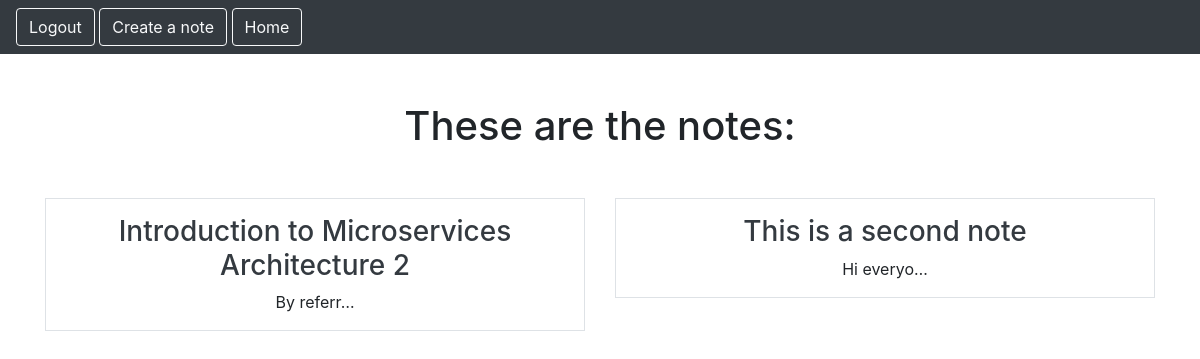
/smart/notes (signed in), run on an earlier commit of the app's database.
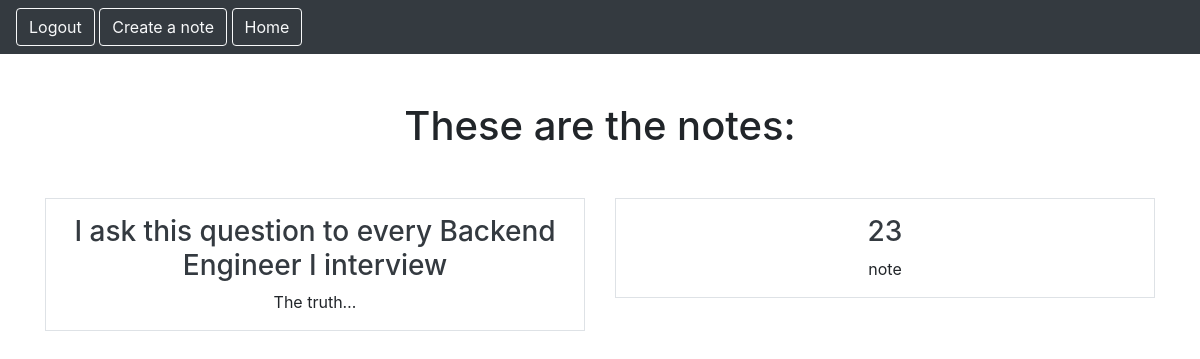
And on a later commit of the database.
### notes/models.py (models this page shows)
class Notes(models.Model):
    title = models.CharField(max_length=200)
    text = models.TextField()
    created = models.DateTimeField(auto_now_add=True)
    user = models.ForeignKey(User, on_delete=models.CASCADE, related_name= "notes")

### notes/views.py (the view)
# urls.py: path('notes', views.NotesListView.as_view(), name="notes.list"),
class NotesListView(ListView, LoginRequiredMixin):
    model = Notes
    context_object_name = "notes"
    template_name = "notes/notes_list.html"
    login_url = '/admin'
    def get_queryset(self):
        return self.request.user.notes.all()

### notes/templates/notes/notes_list.html
{% extends "base.html"%}
{%block content%}
    <h1 class="my-5">These are the notes: </h1>
    <div class="row row-cols3 g-2">
        {% for note in notes %}
        <div class="col">
            <div class="p-3 border">
                <h3>
                    <a href="{% url 'notes.detail' pk=note.id%}" class="text-dark text-decoration-non">{{note.title}}</a>
                </h3>
                {{note.text|truncatechars:10}}
            </div>
        </div>
        {% endfor %}
    </div>
{%endblock%}

### static/templates/base.html (shortened to what this page needs)
{% load static%}
<html>
<head>
    <link rel="stylesheet" href="https://cdn.jsdelivr.net/npm/bootstrap@4.4.1/dist/css/bootstrap.min.css">
</head>
    <body>
    <nav class="navbar navbar-dark bg-dark">
        <div class="ms-auto">
            {% if user.is_authenticated %}
            <a href="{% url 'logout' %}" class="btn btn-outline-light me-1">Logout</a>
            <a href="{% url 'notes.new' %}" class="btn btn-outline-light me-1">Create a note</a>
            <a href="{% url 'notes.list' %}" class="btn btn-outline-light me-1">Home</a>
            {% else %}
            <a href="{% url 'login' %}" class="btn btn-outline-light me-1">Login</a>
            <a href="{% url 'signup' %}" class="btn btn-outline-light me-1">Sing up</a>
            {% endif %}
        </div>
    </nav>
    <div class="my-5 text-center container"}>
        {%block content%}
        {%endblock%}
    </div>
    </body>
</html>

What changed in the data, as far as the page shows it:
removed Notes: title "Introduction to Microservices Architecture 2", text "By referr…"
removed Notes: title "This is a second note", text "Hi everyo…"
added Notes: title "I ask this question to every Backend Engineer I interview", text "The truth…"
added Notes: title "23", text "note"
